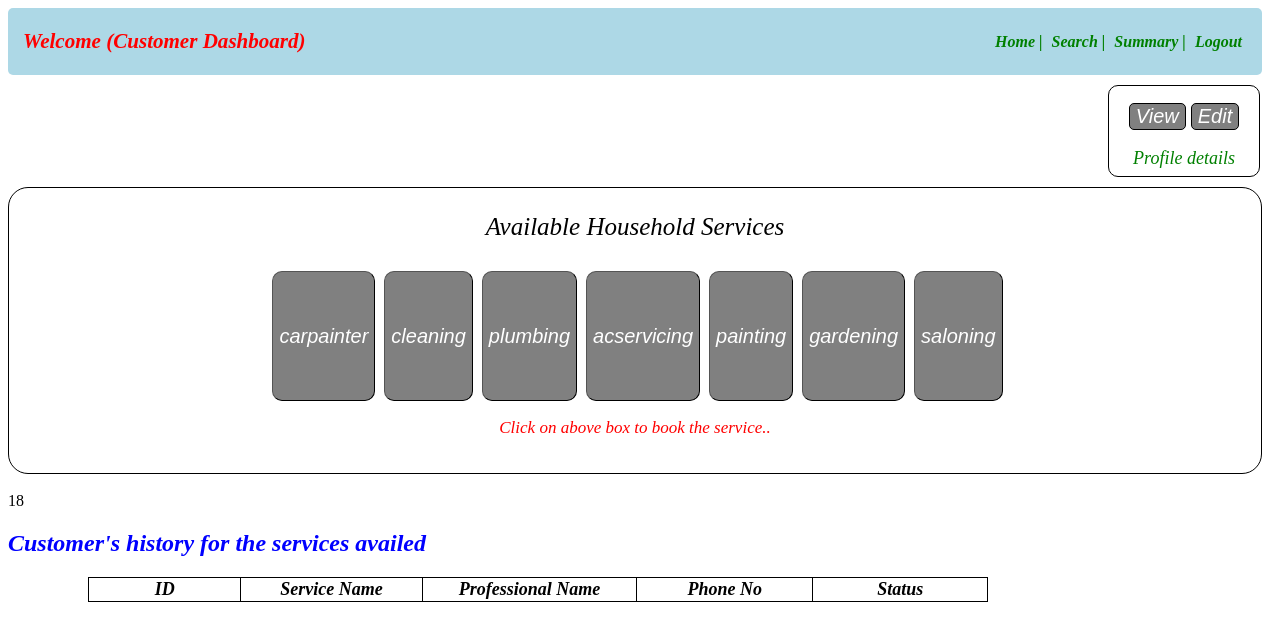
Screenshot of /customerdashboard/18 (signed in) with the database file from the repository.
### app.py (models this page shows)
class Service_Info(db.Model):
    __tablename__="service_info"
    id=db.Column(db.Integer,primary_key=True)
    servicename=db.Column(db.String,nullable=False)
    description=db.Column(db.String,nullable=False)
    baseprice=db.Column(db.Integer,nullable=False)
    time_required=db.Column(db.String,nullable=False)
    service_type=db.Column(db.String,nullable=False)

### app.py (the view)
@app.route("/customerdashboard/<int:id>")
def customer_dashboard1(id):
    service=db.session.query(Service_Info).with_entities(Service_Info.service_type).filter().distinct().all()
    customer_service_request=Customer_Service_Request.query.all()
    return render_template("customer_dashboard.html",service=service,customer_id=id,customer_service_request=customer_service_request)

### templates/customer_dashboard.html (shortened to what this page needs)
<!DOCTYPE html>
<html lang="en">
<head>
</head>
<body>
    <div id="header">
        <nav class="navbar">
            <div class="navdiv">
                <div class="logo"><h3>Welcome {{name}} (Customer Dashboard)</h3></div>
                <ul>
                    <li><a href="#">Home |</a></li>
                    <li><a href="/customersearch/{{customer_id}}">Search |</a></li>
                    <li><a href="/customersummary/{{customer_id}}">Summary |</a></li>
                    <li><a href="/login">Logout</a></li>
                </ul>
            </div>
        </nav>
    </div>
    <div id="main">
        <div id="profile">
            <button id="btn" style="margin-top:17px;"><a style="color:white;" href="/viewcustomerprofile/{{customer_id}}">View</a></button>
            <button id="btn"><a style="color:white;"href="/viewcustomerprofile/{{customer_id}}/edit">Edit</a></button>
            <p style="color:green;font-size:18px;">Profile details</p>
        </div>
        <div class="div1">
            <p style="color:black;font-size:25px;">Available Household Services</p>
            <div id="div2">
                {% for entry in service %}
                <button class="button"><a href="/{{entry.service_type}}/{{customer_id}}" >{{entry.service_type}}</a></button>
                {% endfor %}
            </div>
            <p style="font-size:17px;">Click on above box to book the service..</p>
            <br>
        </div>
        <div class="table">
            <br>
            {{customer_id}}
            <h2 style="font-style:italic;color:blue">Customer's history for the services availed</h2>
            <table>
                <thead id="th">
                    <tr>
                        <th>ID</th>
                        <th>Service Name</th>
                        <th>Professional Name</th>
                        <th>Phone No</th>
                        <th>Status</th>
                    </tr>
                </thead>
            </table>
        </div>
    </div>
</body>
</html>

### templates/customer_dashboard.html (style rules this page uses)
* { text-decoration: none; }
.navbar { background-color: lightblue; padding-right: 15px; padding-left: 15px; border-radius: 5px; }
ul li { vertical-align: middle; }
.navdiv { display:flex; align-items: center; justify-content: space-between; }
.logo { font-size: 18px; color: red; font-style: italic; }
li { list-style: none; display: inline; }
li a { color: green; font-size: 16px; font-style: italic; margin-right: 5px; font-weight: bold; }
.div1 { border: 1px solid black; border-radius: 20px; background-color: white; margin-top: 30px; text-align: center; margin-left: auto; margin-top: 10px; width:auto; height: auto; }
p { text-align: center; font-size: 25px; font-style: italic; color: red; }
.button { transition-duration: 0.4s; margin-top: 5px; margin-left: 5px; padding: 1px 6px; border: 1px outset buttonborder; border-radius: 10px; height: 130px; color: white; background-color: gray; text-decoration: none; font-size:20px; }
a { font-style: italic; color: white; font-size: 20px; }
h1,h2 { font-style: italic; color:blueviolet; }
table, th, td { text-align: center; font-style: italic; width:900px; margin-left: 80px; border-radius: 20px; border: 1px solid black; border-collapse: collapse ; font-size: 18px; }
#profile { border:1px solid black; border-radius: 10px; width:150px; height:90px; margin-top:10px; margin-left:1100px; font-style: italic; font-size: 20px; text-align:center; }
#btn { background:grey; border:1px solid black; border-radius:5px; color:white; }

### rows the page displays
Service_Info: service_type "carpainter"
Service_Info: service_type "plumbing"
Service_Info: service_type "acservicing"
Service_Info: service_type "painting"
Service_Info: service_type "gardening"

### other values shown
{{ entry.service_type }} "cleaning" "saloning"
{{ customer_id }} "18"
